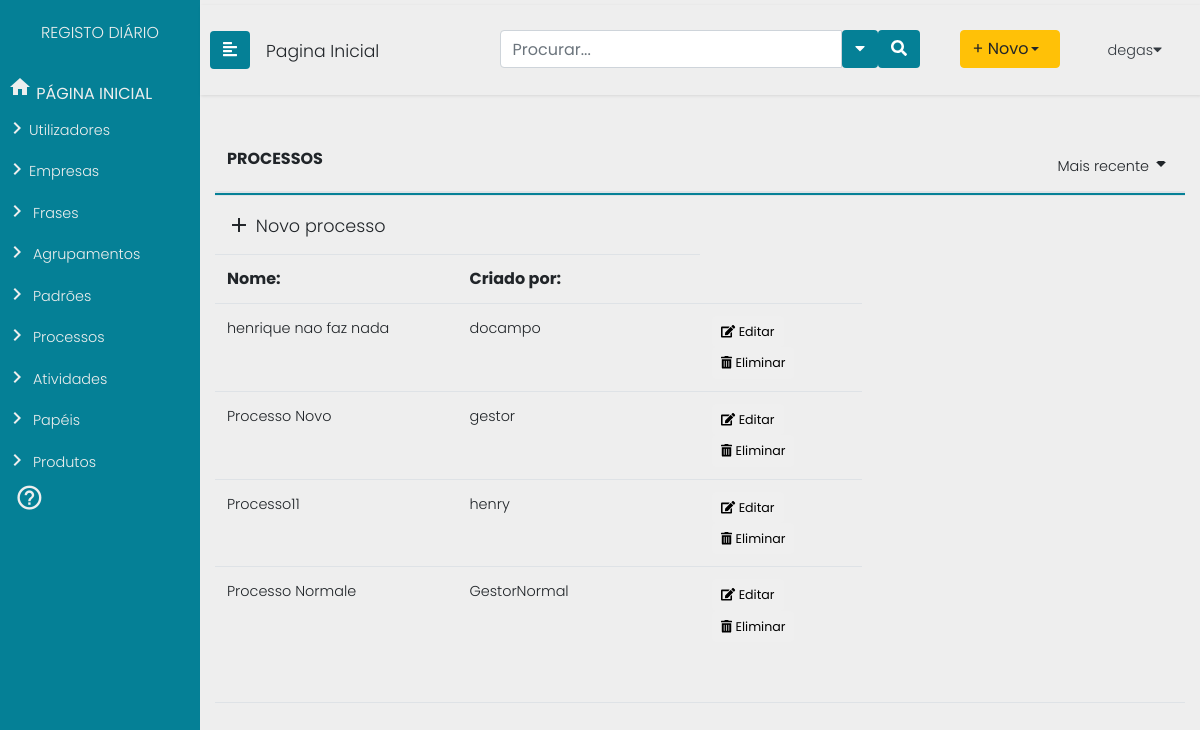
The app's page /processos (signed in), older data.
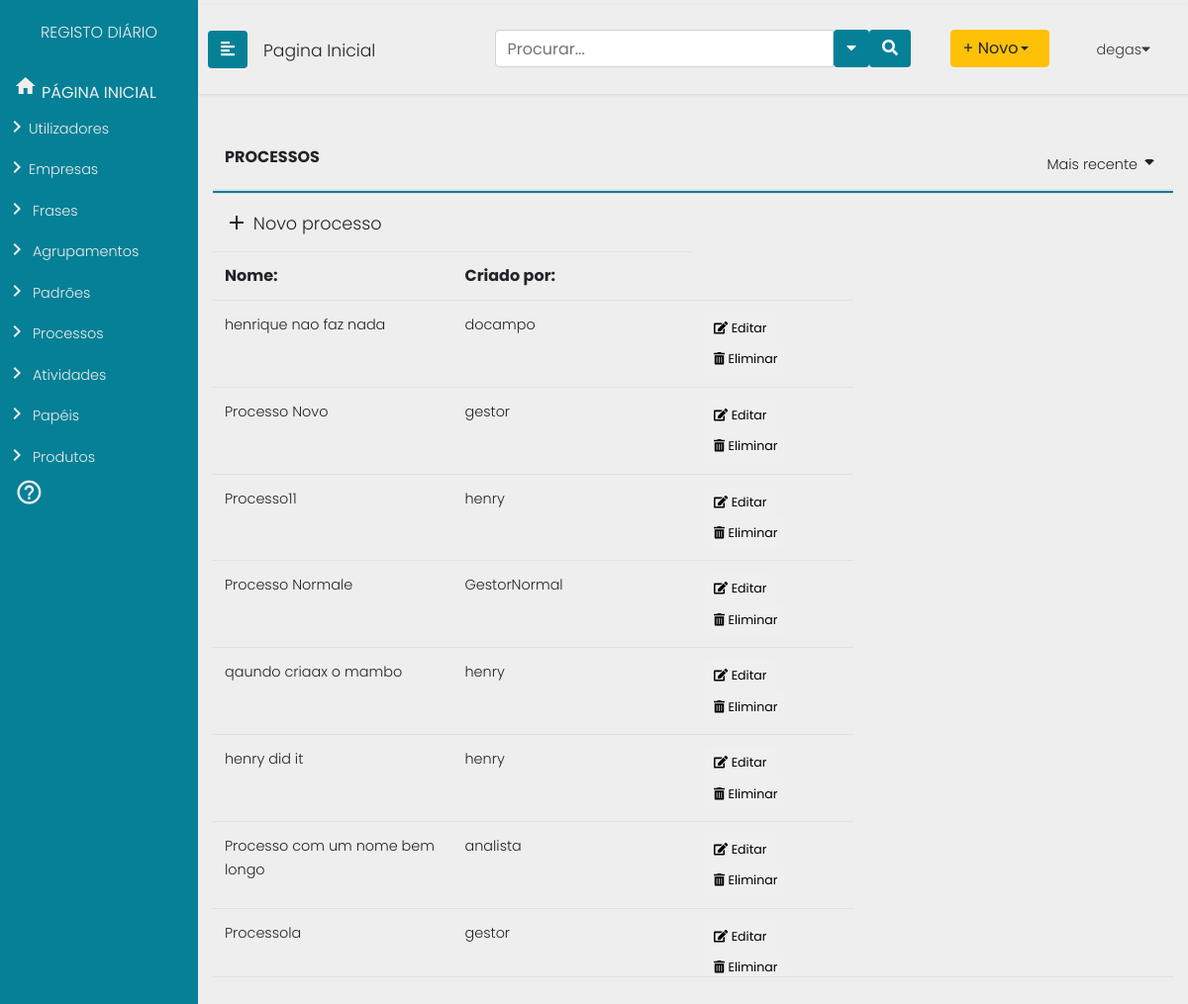
The same page, newer data.
### Users/models.py (models this page shows)
class User(AbstractUser):
    id = models.AutoField(db_column='ID',primary_key=True)
    username = models.CharField(db_column='UserName',
                                max_length=255,
                                unique=True)
    useremail = models.CharField(db_column='UserEmail',
                                 max_length=255)
    password = models.CharField(db_column='Password',
                                max_length=255,
                                blank=True, null=True)
    organization = models.ForeignKey(Organization, null=True,blank=True, on_delete=models.SET_NULL)
    class Meta:
        managed = True
        db_table = 'User'
        permissions = (
            ("test_GProc", "Teste de permissao geral Gestor de Processos"),
            ("test_Analist", "Teste de permissao geral Analista"),
            ("test_Func", "Teste de permissao geral Funcionário"),
            ("test_Admin", "Teste de permissao geral Administrador"),)

### processes/models.py (models this page shows, shortened)
class Process(models.Model):
    process_name = models.CharField(max_length=200)
    user = models.ForeignKey(User, null=True, on_delete=models.SET_NULL)
    creation_date = models.DateTimeField("date created", default=django.utils.timezone.now)
    description = models.TextField(max_length=200)

### processes/views.py (the view)
# urls.py: path("processos", views.processos, name="processos"),
@login_required(login_url='/login')
def processos(request):
	return render(request=request,
				  template_name="processes/processos.html",
				   context={"procs": Process.objects.all(), "acts": Activity.objects.all()})

### templates/processes/processos.html (shortened to what this page needs)
{% extends "processes/header2.html" %}
				{% block content %}
				{% include "processes/includes/sidenav.html" %}
				{% if perms.Users.test_GProc or  perms.Users.test_Analist %}
				<div class="container">
					<table class="table table-hover header-fixed">
						<thead>
							<tr class="d-flex">
								<th class="col-9">PROCESSOS</th>
								<th class="col-3 text-right">
									<a class="dropdown-toggle" id="sidebarCollapse" data-toggle="dropdown" href="#" role="button" aria-haspopup="true" aria-expanded="false"><span>Mais recente</span><i class="material-icons">arrow_drop_down</i></a>
								</th>
							</tr>
									<tr class="d-flex nobluebar">
										<td class="col-9"><b><a href="/processos/ProcessCreate" class="novo"><i class="material-icons">add</i> Novo processo</a></b></td>
										<td class="col-3 text-right"></td>
									</tr>
							<tr class="d-flex nobluebar">
									<td class="col-3"><b>Nome:</b> </td>
									<td class="col-3"><b>Criado por:</b> </td>
								</tr>
						</thead>
						<tbody>
								{% for proc in procs %}
								<tr class="d-flex">
										<td class="col-3 align-middle" ><a href="/processos/ProcessDetail/{{proc.id}}" >{{proc.process_name}}</a> </td>
										{% if perms.Users.test_Admin %}
										<td class="col-3 align-middle"><a href="/utilizadores/UserDetail/{{proc.user.id}}" >{{proc.user.username}}</a> </td>
										{% else %}
										<td class="col-3">{{proc.user.username}} </td>
										{% endif %}
										<td class="col-2">
												<button type="button" class="btn btn-default btn-sm">
														<a href="/processos/ProcessUpdate/{{proc.id}} "><span class="fas fa-edit"></span> <b>Editar</b></a>
													  </button>
													  <button type="button" class="btn btn-default btn-sm">
															<a href="/processos/ProcessDelete/{{proc.id}} "><span class="fas fa-trash-alt"></span> <b>Eliminar</b></a>
														  </button> </td>
									</tr>
									{% endfor %}
								</tbody>
					</table>
            </div>
		</div>
		{% else %}
		<h2>Não tem permissão para visualizar esta página.</h2>
		{% endif %}
		{% endblock %}

### templates/processes/header2.html (shortened to what this page needs)
<!DOCTYPE html>
<head>
  {% load static %}
<link rel="stylesheet" href="https://stackpath.bootstrapcdn.com/bootstrap/4.1.0/css/bootstrap.min.css">
  <link href="{% static 'processes/css/menu.css' %}" rel="stylesheet">
  <link href="{% static 'processes/css/acts.css' %}" rel="stylesheet">
</head>
<body>
    {% block content %}
    {% endblock %}
  </body>

### templates/processes/includes/sidenav.html (shortened to what this page needs)
	<div class="wrapper">
		<nav id="sidebar" class="navbar-info" style="background:#058096;">
			<div class="sidebar-header" style="background:#058096;">
				<h4><a href="/"> REGISTO DIÁRIO </a></h4>
			</div>
			<ul class="list-unstyled components">
				<li >
				<i class="material-icons" style="padding-left:1vh">home</i> PÁGINA INICIAL</li>
			{% if perms.Users.test_Admin %}
			{% include "processes/includes/sidenavcont_admin.html" %}
			{% endif %}
			{% if perms.Users.test_Func %}
			{% include "processes/includes/sidenavcont_func.html" %}
			{% endif %}
			{% if perms.Users.test_GProc or  perms.Users.test_Analist %}
			{% include "processes/includes/sidenavcont_gpanalist.html" %}
			{% endif %}
<div class="CTAs">
                    <a href="#"><i class="material-icons">help_outline</i></a>
				</div>
			</nav>
			<div id="content">
				<nav class="navbar navbar-expand-lg navbar-light">
					<button type="button" id="sidebarCollapse" class="btn text-white" style="background:#058096;">
                        <i class="fas fa-align-left"></i>
					</button>
					<div class="navegation">
						<h3 style="margin-top:10px;"><a href="/" >Pagina Inicial </a></h3>
					</div>
					<div class="collapse navbar-collapse" id="navbarTogglerDemo03">
						<ul class="navbar-nav ml-auto mt-2 mt-lg-0">
							<li class="sidebar-search nav-item active">
								<form class="form-inline input-group  custom-search-form">
									<input type="text"  class="form-control" placeholder="Procurar...">
									<button class="btn btn-default text-white" type="button"  data-toggle="dropdown" aria-haspopup="true" aria-expanded="false">
										<i class="fa fa-caret-down"></i>
									</button>
									<span class="input-group-btn">
										<button class="btn btn-default text-white">
											<i class="fa fa-search"></i>
										</button>
									</span>
								</form>
							</li>
							<li class="nav-item">
								<div class="btn-group">
									<button type="button" class="btn btn-warning dropdown-toggle text-left" data-toggle="dropdown" aria-haspopup="true" aria-expanded="false">+ Novo </button>
								</div>
							</li>
							<li class="nav-item dropdown">
								<a class="nav-link text-left text-dark" data-toggle="dropdown" href="#" role="button" aria-haspopup="true" aria-expanded="false">{{request.user.username}}<i class="fa fa-caret-down"></i></a>
							</li>
						</ul>
					</div>
				</nav>

### templates/processes/includes/sidenavcont_admin.html
	<li>
		<a href="/utilizadores"><i class="material-icons">keyboard_arrow_right</i>Utilizadores</a>
	</li>
		<li>
			<a href="/empresas"><i class="material-icons">keyboard_arrow_right</i>Empresas</a>
		</li>

### templates/processes/includes/sidenavcont_func.html
<li>
	<a href="#"><i class="material-icons">keyboard_arrow_right</i> Frases</a>
</li>

### templates/processes/includes/sidenavcont_gpanalist.html
			<li>
				<a href="#"><i class="material-icons">keyboard_arrow_right</i> Agrupamentos</a>
			</li>
<li>
    <a href="#"><i class="material-icons">keyboard_arrow_right</i> Padrões</a>
</li>
<li>
    <a href="/processos"><i class="material-icons">keyboard_arrow_right</i> Processos</a>
</li>
    <li>
        <a href="/actividades"><i class="material-icons">keyboard_arrow_right</i> Atividades</a>
    </li>
    <li>
        <a href="/papeis"><i class="material-icons">keyboard_arrow_right</i> Papéis</a>
    </li>
    <li>
        <a href="/produtos"><i class="material-icons">keyboard_arrow_right</i> Produtos</a>
	</li>

### static/processes/css/menu.css (style rules this page uses)
body { font-family: 'Poppins', sans-serif; background: #eee; }
h3 { font-family: 'Poppins', sans-serif; font-size: 1.2em; }
h4 { font-family: 'Poppins', sans-serif; font-size: 1.1em; }
p,a { font-family: 'Poppins', sans-serif; font-size: 0.9em; font-weight: 300; line-height: 1.7em; color: #999; }
a,a:hover,a:focus { color: inherit; text-decoration: none; transition: all 0.3s; }
.navbar { padding: 15px 10px; border: none; border-radius: 0; margin-bottom: 40px; box-shadow: 1px 1px 3px rgba(0, 0, 0, 0.1); }
.wrapper { display: flex; width: 100%; align-items: stretch; }
#sidebar { min-width: 200px; max-width: 200px; color: #eeeeee; transition: all 0.3s; }
#sidebar .sidebar-header { padding: 20px 0px 20px 0px; text-align: center; background: #000; }
#sidebar ul.components { padding: 0px 0px 0px 0px; }
a i { position: relative; top: 5px; font-size: 0.9em; }
#sidebar ul li a { padding: 5px; font-size: 0.9em; display: block; }
.dropdown-toggle::after { display: block; position: absolute; top: 50%; right: 20px; transform: translateY(-50%); }
.CTAs { padding:0px 0px 0px 0px; }
.CTAs a { bottom:10px; display: block; border-radius: 5px; margin-left: 15px; }
.CTAs a i { font-size:2em; }
.collapse ul li { padding:10px 20px 10px 20px; }
#content { width: 100vw; padding: 5px 0px 5px 0px; min-height: 100vh; transition: all 0.3s; }
thead > tr { border-bottom: 2px solid #058096; }
.novo { font-size:1.1em; }
form button { background:#058096; }
.header-fixed { width: 100%; }
.header-fixed > thead, .header-fixed > tbody, .header-fixed > thead > tr, .header-fixed > tbody > tr, .header-fixed > thead > tr > th, .header-fixed > tbody > tr > td { display: block; }
.header-fixed > tbody > tr:after, .header-fixed > thead > tr:after { content: ' '; display: block; visibility: hidden; clear: both; }
.header-fixed > tbody { overflow-y: auto; height: 50vh; }
.header-fixed > tbody > tr > td, .header-fixed > thead > tr > th { width: 20%; float: left; }
.navegation { padding: 0px 1em; }

### static/processes/css/acts.css (style rules this page uses)
thead > tr.nobluebar { border-bottom:0px; }
tbody { overflow-x : hidden; border-bottom: 1px solid #dee2e6; }
thead > tr { border-top: 0px; }
.table thead th { border-top:0px; }
.nav-item > div.btn-group > button { width:100px; }

Row changes from the older to the newer data that the page shows:
added Process: process_name "qaundo criaax o mambo", user.username "henry"
added Process: process_name "henry did it", user.username "henry"
added Process: process_name "Processo com um nome bem longo", user.username "analista"
added Process: process_name "Processola", user.username "gestor"
